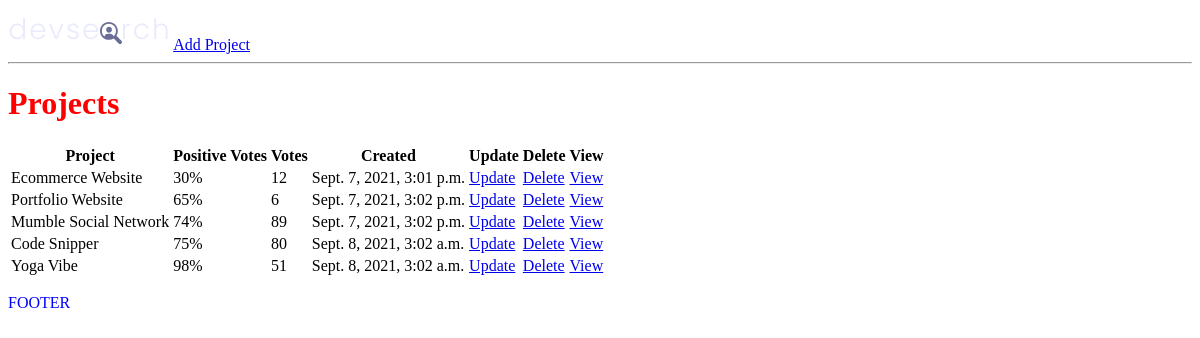
The app's page /, older data.
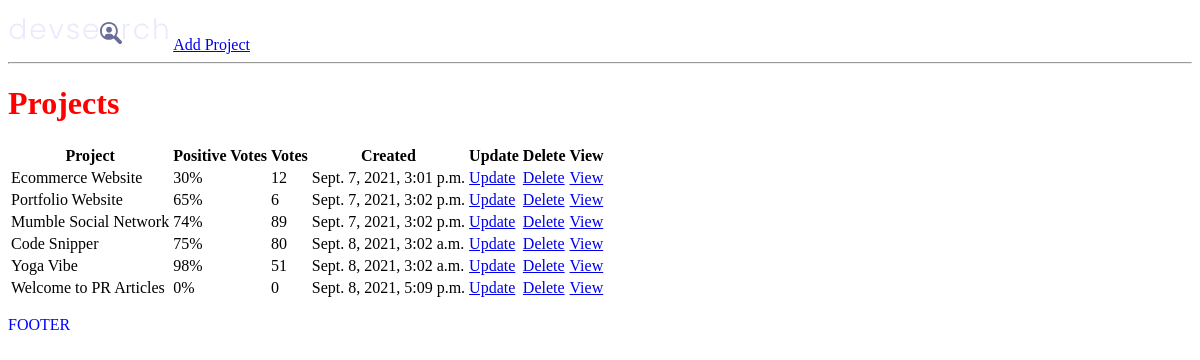
The same page, newer data.
### projects/models.py (models this page shows, shortened)
class Project(models.Model):
    title = models.CharField(max_length=200)
    description = models.TextField(null=True, blank=True)
    featured_image = models.ImageField(null=True, blank=True, default="default.jpg")
    demo_link = models.CharField(max_length=2000, null=True, blank=True)
    source_link = models.CharField(max_length=2000, null=True, blank=True)
    tags = models.ManyToManyField('Tag',blank=True)
    vote_total = models.IntegerField(default=0, null=True, blank=True)
    vote_ratio = models.IntegerField(default=0, null=True, blank=True)
    created = models.DateTimeField(auto_now_add=True)
    id = models.UUIDField(default=uuid.uuid4, unique=True, primary_key=True, editable=False)

### projects/views.py (the view)
# urls.py: path('',include('projects.urls'))
def projects(request):
    projects = Project.objects.all()
    context = {'projects': projects}
    return render(request, 'projects/projects.html', context)

### projects/templates/projects/projects.html
{% extends 'main.html' %}
{% block content %}
<h1>Projects</h1>
<table>
    <tr>
        <th>Project</th>
        <th>Positive Votes</th>
        <th>Votes</th>
        <th>Created</th>
        <th>Update</th>
        <th>Delete</th>
        <th>View</th>
    </tr>
    {% for project in projects %}
    <tr>
        <td>{{ project.title }}</td>
        <td>{{ project.vote_ratio }}%</td>
        <td>{{ project.vote_total }}</td>
        <td>{{ project.created }}</td>
        <td><a href="{% url 'update-project' project.id %}">Update</a></td>
        <td><a href="{% url 'delete-project' project.id %}">Delete</a></td>
        <td><a href="{% url 'project' project.id %}">View</a></td>
    </tr>
    {% endfor %}
</table>
{% endblock content %}

Row changes from the older to the newer data that the page shows:
added Project: title "Welcome to PR Articles", vote_ratio "0", vote_total "0", created "Sept. 8, 2021, 5:09 p.m."
